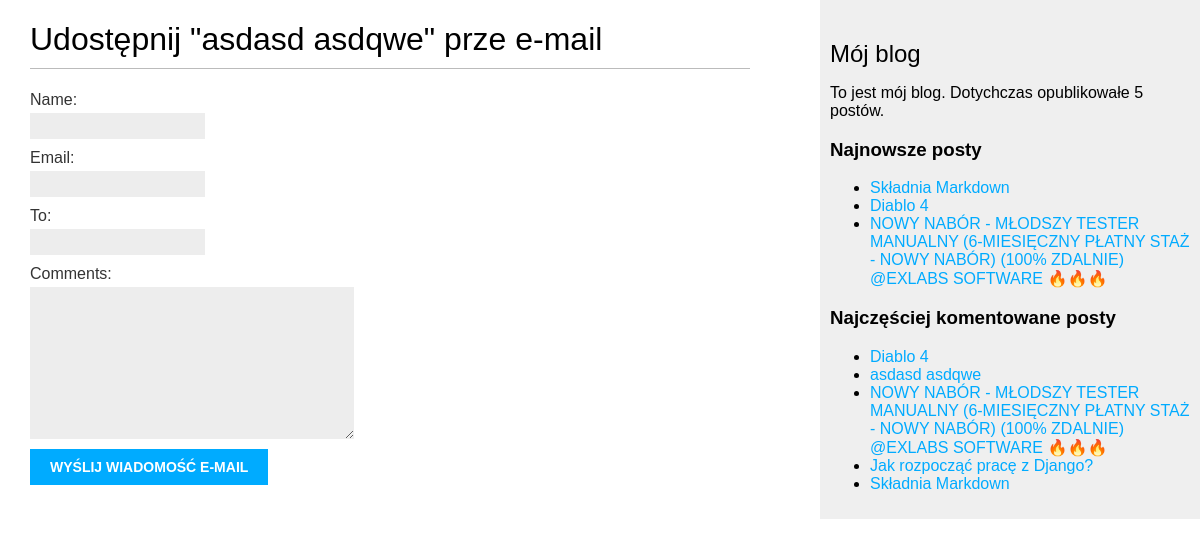
/blog/2/share/, run on the app's committed database.
### blog/models.py (models this page shows, shortened)
class Post(models.Model):
    STATUS_CHOICE = (
        ('draft', 'Draft'),
        ('published', 'Published'),
        )
    title = models.CharField(max_length=250)
    slug = models.SlugField(max_length=250,
                            unique_for_date='publish')
    author = models.ForeignKey(User,
                               on_delete=models.CASCADE,
                               related_name='blog_posts')
    body = models.TextField()
    publish = models.DateTimeField(default=timezone.now)
    created = models.DateTimeField(auto_now_add=True)
    update = models.DateTimeField(auto_now=True)
    status = models.CharField(max_length=10,
                              choices=STATUS_CHOICE,
                              default='draft')
    class Meta:
        ordering = ('-publish',)
    objects = models.Manager()      # default Manager
    published = PublishManager()    # non deafault Manager
    def get_absolute_url(self):
        return reverse("blog:post_detail",
                       args=[self.publish.year,
                             self.publish.strftime('%m'),
                             self.publish.strftime('%d'),
                             self.slug])
    tags = TaggableManager()

### blog/views.py (the view)
# urls.py: path('<int:post_id>/share/', views.post_share, name='post_share'),
def post_share(request, post_id):
    post = get_object_or_404(Post, id=post_id, status='published')
    sent = False
    if request.method == 'POST':
        form = EmailPostForm(request.POST)
        if form.is_valid():
            cd = form.cleaned_data
            post_url = request.build_absolute_uri(post.get_absolute_url())
            subject = f"{ cd['name'] } ({ cd['email'] }) zachęca do przeczytania \"{ post.title }\""
            message = f"Przeczytaj post \"{ post.title }\" na stronie { post_url }\n\nKomentarz dodany przez { cd['name'] }: { cd['comments'] }"
            send_mail(subject, message, 'admin@myblog.com', [cd['to']])
            sent = True
    else:
        form = EmailPostForm()
    return render(request, 'blog/post/share.html', {'post': post,
                                                    'form': form,
                                                    'sent': sent})

### blog/forms.py
class EmailPostForm(forms.Form):
    name = forms.CharField(max_length=25)
    email = forms.EmailField()
    to = forms.EmailField()
    comments = forms.CharField(required=False,
                               widget=forms.Textarea)

### blog/models.py (called while the page is built)
    def get_queryset(self):
        return super(PublishManager,
                     self).get_queryset()\
                     .filter(status='published')

### blog/templatetags/blog_tags.py (called while the page is built)
@register.simple_tag
def total_posts():
    return Post.published.count()

@register.inclusion_tag('blog/post/latest_posts.html')
def show_latest_posts(count=5):
    latest_posts = Post.published.order_by('-publish')[:count]
    return {'latest_posts': latest_posts}

@register.simple_tag
def get_most_commented_posts(count=5):
    return Post.published.annotate(
        total_comments=Count('comments')
    ).order_by('-total_comments')[:count]

### blog/templates/blog/post/share.html (shortened to what this page needs)
{% extends 'blog/base.html' %}
{% block content %}
    {% if sent %}
        <h1>Wiadomość email została wysłana</h1>
        <p>
            Wysłanie posta "{{ post.title }}" do {{ form.clear_data.to }} zakończyło się sukcesem.
        </p>
    {% else %}
        <h1>Udostępnij "{{ post.title }}" prze e-mail</h1>
        <form action="." method='post'>
            {% for field in form %}
                <div>
                    {{ field.label_tag }} {{ field }}
                </div>
            {% endfor %}
            <input type="submit" value="Wyślij wiadomość e-mail">
        </form>
    {% endif %}
{% endblock content %}

### blog/templates/blog/base.html (shortened to what this page needs)
{% load blog_tags %}
{% load static %}
<!DOCTYPE html>
<html>
<head>
    <link href="{% static "css/blog.css" %}" rel="stylesheet">
</head>
<body>
    <div id="content">
        {% block content %}
        {% endblock content %}
    </div>
    <div id="sidebar">
        <h2>Mój blog</h2>
        <p>To jest mój blog. Dotychczas opublikowałe {% total_posts %} postów.</p>
        <h3>Najnowsze posty</h3>
        {% show_latest_posts 3 %}
        <h3>Najczęściej komentowane posty</h3>
        {% get_most_commented_posts as most_commented_posts %}
            <ul>
                {% for post in most_commented_posts %}
                    <li>
                        <a href="{{ post.get_absolute_url }}">{{ post.title }}</a>
                    </li>
                {% endfor %}
            </ul>
    </div>
</body>
</html>

### blog/templates/blog/post/latest_posts.html
<ul>
    {% for post in latest_posts %}
    <li>
        <a href="{{ posts.get_absolute_url }}">{{ post.title }}</a>
    </li>
    {% endfor %}
</ul>

### blog/static/css/blog.css (style rules this page uses)
body { margin:0; padding:0; font-family:helvetica, sans-serif; }
a { color:#00abff; text-decoration:none; }
h1 { font-weight:normal; border-bottom:1px solid #bbb; padding:0 0 10px 0; }
h2 { font-weight:normal; margin:30px 0 0; }
#content { float:left; width:60%; padding:0 0 0 30px; }
#sidebar { float:right; width:30%; padding:10px; background:#efefef; height:100%; }
label { float:left; clear:both; color:#333; margin-bottom:4px; }
input, textarea { clear:both; float:left; margin:0 0 10px; background:#ededed; border:0; padding:6px 10px; font-size:12px; }
input[type=submit] { font-weight:bold; background:#00abff; color:#fff; padding:10px 20px; font-size:14px; text-transform:uppercase; }

### data on the page
Post: title "asdasd asdqwe"
Post: title "Składnia Markdown"
Post: title "Diablo 4"
Post: title "NOWY NABÓR - MŁODSZY TESTER MANUALNY (6-MIESIĘCZNY PŁATNY STAŻ - NOWY NABÓR) (100% ZDALNIE) @EXLABS SOFTWARE 🔥🔥🔥"
Post: title "Jak rozpocząć pracę z Django?"

### other printed values
{{ field.label_tag }} "Name:" "Email:" "To:" "Comments:"
